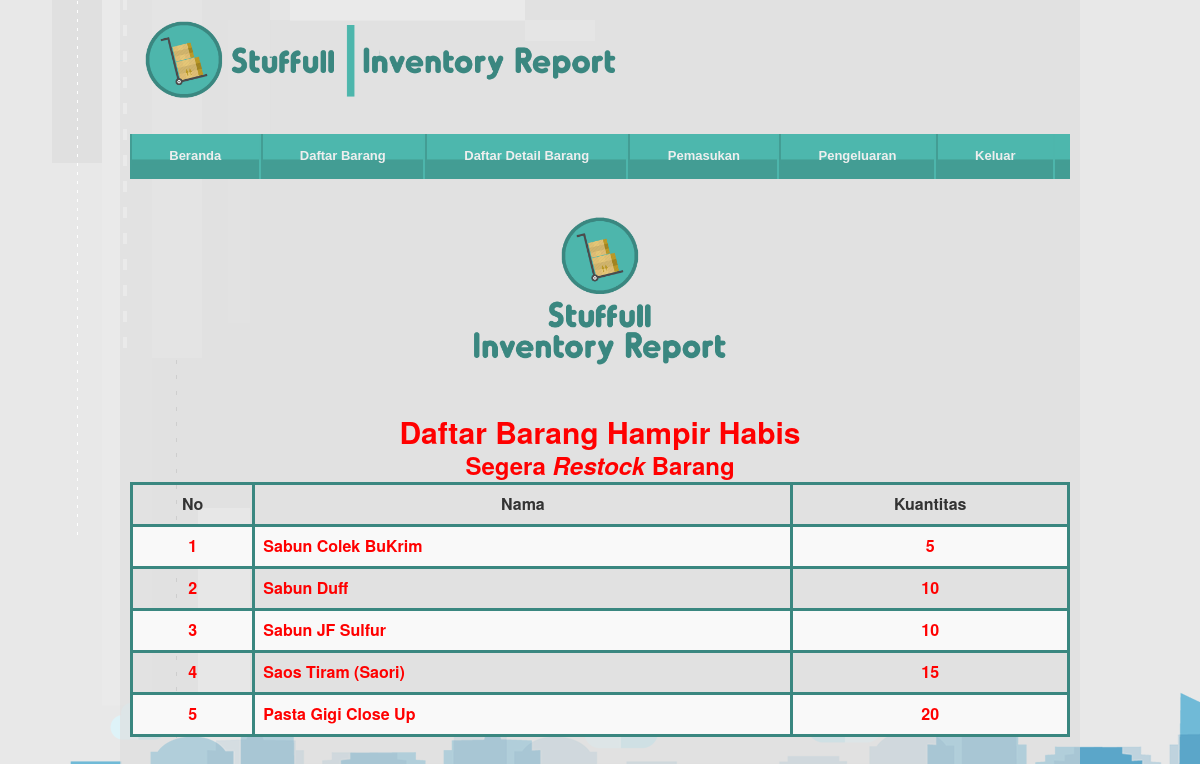
/index.php (signed in), run on the app's committed database.
### tables this page shows
CREATE TABLE `t_barang` (
  `kode` int(11) NOT NULL,
  `nama` varchar(255) NOT NULL
);

### index.php (the view, shortened to what this page needs)
<?php
    include("config.php");
?>
<html>
<head>
    <link rel="stylesheet" href="style.css"/>
    <link rel="stylesheet" href="bootstrap.min.css">
</head>
<body>
    <div class="pagewidth">
        <div class="header">
            <a href="index.php"><img src="images/logo.png" width="500"></a>
        </div>
        <div class="nav">
            <ul>
                <li><a href="index.php">Beranda</a></li>
                <li><a href="daftarbarang.php">Daftar Barang</a></li>
                <li><a href="daftardetailbarang.php">Daftar Detail Barang</a></li>
                <li><a href="pemasukanbarang.php">Pemasukan</a></li>
                <li><a href="pengeluaranbarang.php">Pengeluaran</a></li>
                <li><a href="logout.php">Keluar</a></li>
            </ul>
        </div>
        <div class="page-wrap" align="center" style="margin-top: 0px">
            <img src="images/logo2.png" width="300">
        </div>
        <h2 style="color:red; text-align: center"><b>Daftar Barang Hampir Habis</b></h2>
        <h3 style="color:red; text-align: center"><b>Segera <i>Restock</i> Barang</b></h3>
        <table>
            <div class = "col-md-12">
                <table class="table table-bordered table-hover table-striped">
                    <thead>
                        <tr>
                        	<th>No</th>
                            <th>Nama</th>
                            <th>Kuantitas</th>
                        </tr>
                    </thead>
                    <tbody>
                        <?php
                        $query = "SELECT kode, nama, SUM(kuantitas) as kuantitas
                                  FROM t_barang, t_detail_barang
                                  WHERE kode = kode_barang
                                  GROUP BY kode_barang
                                  HAVING SUM(kuantitas) <= 20
                                  AND SUM(kuantitas) > 0
                                  ORDER BY kuantitas asc, nama asc";
                        $result = mysqli_query($conn,$query) or die(mysqli_error($conn));
                        ?>
                        <?php
                        $i = 1;
                        while( $row = mysqli_fetch_assoc($result) ) : ?>
                            <tr>
                            	<td style="color: red; text-align: center; font-weight: bold"><?php echo $i ?></td>
                                <td style="color: red; font-weight: bold"><?php echo $row['nama'] ?></td>
                                <td style="color: red; text-align: center; font-weight: bold"><?php echo $row['kuantitas'] ?></td>
                            </tr>
                        <?php
                        $i++; endwhile;
                        ?>
                    </tbody>
                </table>
            </div>
        </table>
    </div>
</body>
</html>

### style.css (style rules this page uses)
body { background: url(images/bg.png) fixed; }
table { width:75%; margin:0 auto; }
h1, h2 { font-weight:normal; margin:5px 0; }
div.pagewidth { width: 960px; margin: 0 auto; padding: 10px 10px; background-color: #ddd9; height: 100%; }
div.nav { margin-top: 25px; height: 50px; display: block; background: transparent url('images/nav.jpg') repeat-x scroll top left; }
div.nav ul li { display: inline-block; float: left; padding: 10px 34.25px; border-right: 2px solid #4db6ac; border-left: 2px solid #439d94; }
div.nav ul li a, div.nav ul li a:visited, div.nav ul li a:hover { float: left; text-decoration: none; color: #eee; font-weight: bold; padding: 3px; font-size: 13px; font-family: Arial, Helvetica, sans-serif; border-bottom: none; display: block; }
a, a:visited { color: #fff; text-decoration: none; }
* { margin: 0; padding: 0; }
div.nav ul { list-style: none; }
ul { font-size: 13px; }
ul { list-style: none; }
body { font: normal 11px Verdana, Helvetica, sans-serif; font-family: Verdana, Helvetica, sans-serif; font-weight: normal; font-size: 11px; color: #333333; }
div.page-wrap { padding: 10px 10px; clear: both; background-color: #ddd0; }

### data on the page
t_barang: nama "Sabun Colek BuKrim", kuantitas "5"
t_barang: nama "Sabun Duff", kuantitas "10"
t_barang: nama "Sabun JF Sulfur", kuantitas "10"
t_barang: nama "Saos Tiram (Saori)", kuantitas "15"
t_barang: nama "Pasta Gigi Close Up", kuantitas "20"
